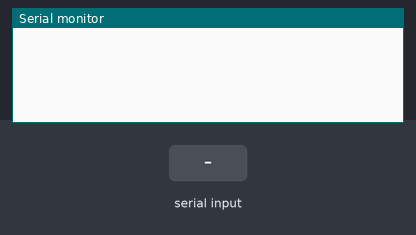
Simulated run of this sketch. Board: Arduino Uno, built with avr-gcc and run on an emulated ATmega328P. On the bench: the last lines printed to the serial monitor. The inputs (shaded band) are chosen by the test bench.

Above: at 1.3 s.
1.4 s: "90,45\n" received over the second serial link
At 2.5 s:
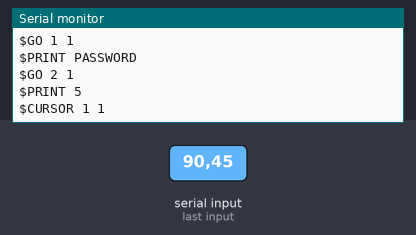
2.9 s: "30,150\n" received over the second serial link
At 4.3 s:
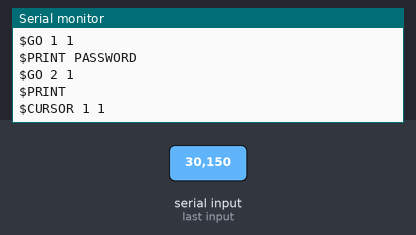
4.5 s: "90,45\n" received over the second serial link
At 6.1 s:
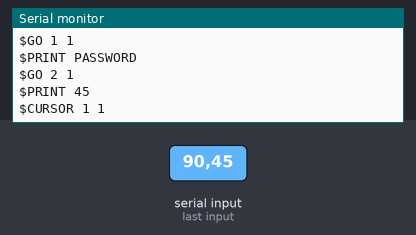
Timing chart, 0 to 7.6 s (numbered marks = the images above; inputs shaded):
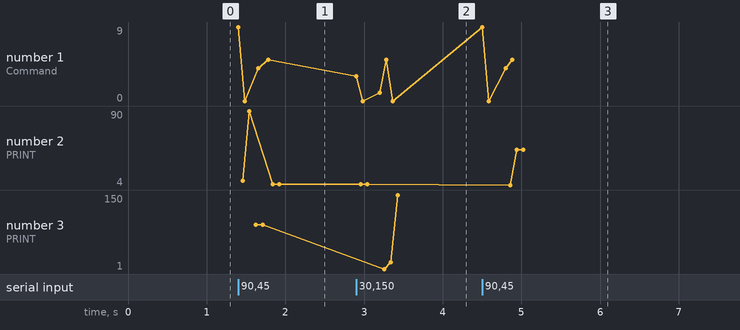

The sketch:

Bluetooth_LCD.ino
```cpp
#include <SoftwareSerial.h>
#include <string.h>
int bluetooth_Tx = 9;
int bluetooth_Rx = 10;
SoftwareSerial bluetooth(bluetooth_Tx, bluetooth_Rx);

int count=0;
char str[40];
char password[5];

void setup() {
  // put your setup code here, to run once:
  Serial.begin(9600);
  delay(100);
  bluetooth.begin(9600);
}

void loop() {
  // put your main code here, to run repeatedly:
  char cmd;

  if(bluetooth.available() ) {
    cmd = (char)bluetooth.read();
    Serial.print("Command = ");
    Serial.println(cmd);
    password[count] = cmd;
    password[count+1] = '\0';

    sprintf(str, "$PRINT %s\r\n", password);
    Serial.print("$CLEAR\r\n");
    Serial.print("$GO 1 1\r\n");
    Serial.print("$PRINT PASSWORD\r\n");
    Serial.print("$GO 2 1\r\n");
    Serial.print(str);
    Serial.print("$CURSOR 1 1\r \n");

    if (++count >= 4) {
      int isPassword = 1;
      for(int i=0; i<count; i++) {
        if(atoi(password[i]) != (i+1)) {
          isPassword = 0;
        }
        password[count]='\0';
      }

      Serial.print("$CLEAR\r\n");
      Serial.print("$GO 1 1\r\n");
      if(isPassword) {
        Serial.print("$PRINT Welcome!\r\n");
      } else {
        Serial.print("$PRINT PASSWORD Wrong!\r\n");
      }
      count = 0;
    }
  }
}
```

Measured:
- after the input at 1.4 s, the serial monitor: prints a new line at once (image 1)
- after the input at 2.9 s, the serial monitor: prints a new line at once (image 2)
- after the input at 4.5 s, the serial monitor: prints a new line at once (image 3)
- plotted number 2: 5 → 45 after the input at 4.5 s
- plotted number 3: 90 → 150 after the input at 2.9 s
